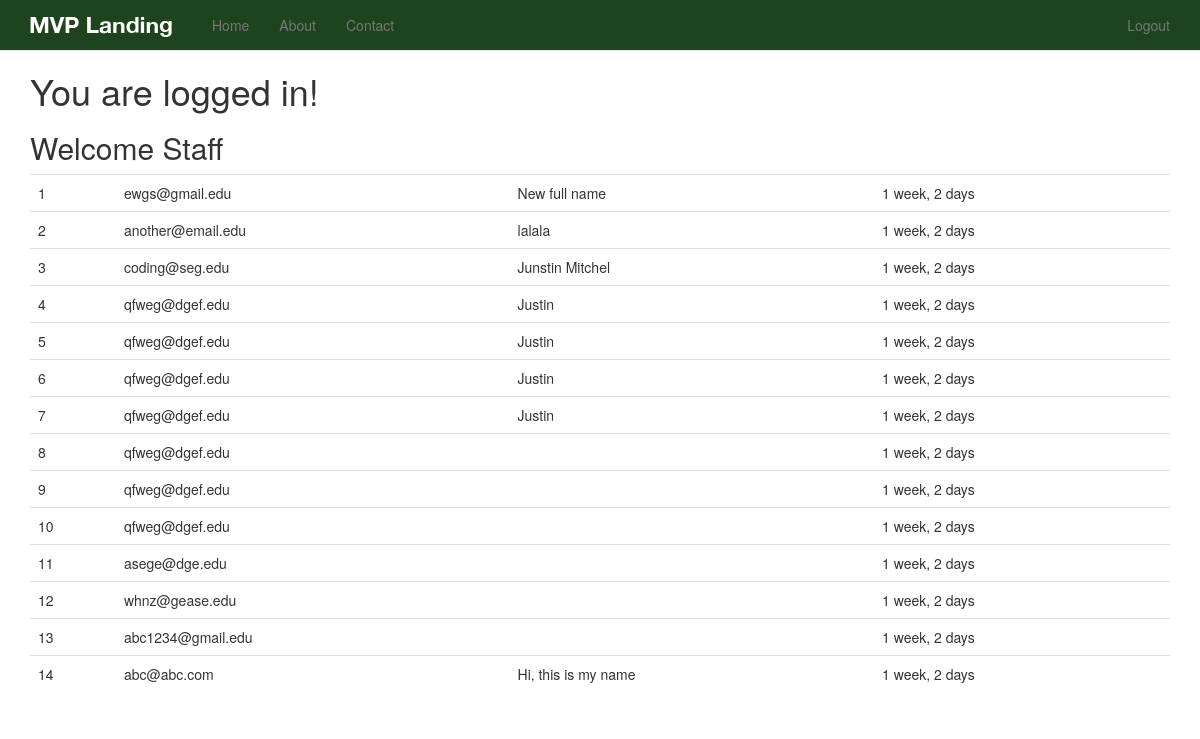
The app's page / (signed in) with its own data.
### newsletter/models.py (models this page shows, shortened)
class SignUp(models.Model):
	email = models.EmailField()
	full_name = models.CharField(max_length = 120, blank=True, null=True)
	timestamp = models.DateTimeField(auto_now_add=True, auto_now=False)
	updated = models.DateTimeField(auto_now_add=False, auto_now=True)

### newsletter/views.py (the view, shortened to what this page needs)
# urls.py: 2. Add a URL to urlpatterns:  url(r'^$', views.home, name='home')
def home(request):
	title = 'Sign Up Now'
	form = SignUpForm(request.POST or None)
	context = {
		"title": title,
		"form": form,
	}
	if request.user.is_authenticated() and request.user.is_staff:
		queryset = SignUp.objects.all().order_by('-timestamp')
		context = {
		 	"queryset": queryset
		}
	return render(request, "home.html", context)

### templates/home.html (shortened to what this page needs)
{% extends "base.html" %}
{% load crispy_forms_tags %}
{% load staticfiles %}
{% block content %}
{% if request.user.is_authenticated %}
<h1> You are logged in!</h1>
	{% if queryset %}
	<h2> Welcome Staff </h2>
	<table class='table'>
		{% for instance in queryset %}
			<tr><td> {{ forloop.counter }} </td> <td >{{ instance.email }}</td>  <td>{{ instance.full_name }} </td> <td>{{ instance.timestamp | timesince }} </td>  </tr>
		{% endfor %}
	</table>
	{% endif %}
{% endif %}
{% endblock %}

### templates/base.html (shortened to what this page needs)
{% load staticfiles %}
<!DOCTYPE html>
<html lang="en">
  <head>
    {% include "head_css.html" %}
  </head>
  <body>
  {% include 'navbar.html' %}
  <div class="container">
    {% block content %}
    {% endblock %}
  </div>
  </body>
</html>

### templates/head_css.html
 {% load staticfiles %}
    <link rel="stylesheet" href="https://maxcdn.bootstrapcdn.com/font-awesome/4.4.0/css/font-awesome.min.css">
    <link href="{% static 'css/bootstrap.min.css' %}" rel="stylesheet">
    <link href="{% static 'css/navbar-static-top.css' %}" rel="stylesheet">
    <link href="{% static 'css/custom.css' %}" rel="stylesheet">

### templates/navbar.html (shortened to what this page needs)
{% load staticfiles %}
<nav class="navbar navbar-default navbar-static-top">
      <div class="container">
        <div class="navbar-header">
          <a class="navbar-brand" href="{% url 'home' %}"><img src="{% static 'img/mvp_landing_logo.png' %}"> </img></a>
        </div>
        <div id="navbar" class="navbar-collapse collapse">
          <ul class="nav navbar-nav">
            <li><a href="{% url 'home' %}">Home</a></li>
            <li><a href="{% url 'about' %}">About</a></li>
            <li><a href="{% url 'contact' %}">Contact</a></li>
          </ul>
          <ul class="nav navbar-nav navbar-right">
          {% if request.user.is_authenticated %}
            <li><a href="{% url 'auth_logout' %}">Logout</a></li>
          {% else %}
            <li><a href="{% url 'registration_register' %}">Register</a></li>
          {% endif %}
          </ul>
        </div>
      </div>
    </nav>

### templates/javascript.html (shortened to what this page needs)
{% load staticfiles %}

### static_in_pro/our_static/css/navbar-static-top.css (style rules this page uses)
body { min-height: 1000px; }
.navbar-static-top { margin-bottom: 19px; background-color: #1D441D; }
.navbar-default .navbar-brand { color: #FFF; }

### records on screen
SignUp: email "ewgs@gmail.edu", full_name "New full name", timestamp "1 week, 2 days"
SignUp: email "another@email.edu", full_name "lalala", timestamp "1 week, 2 days"
SignUp: email "coding@seg.edu", full_name "Junstin Mitchel", timestamp "1 week, 2 days"
SignUp: email "qfweg@dgef.edu", full_name "Justin", timestamp "1 week, 2 days"
SignUp: email "qfweg@dgef.edu", full_name "Justin", timestamp "1 week, 2 days"
SignUp: email "qfweg@dgef.edu", full_name "Justin", timestamp "1 week, 2 days"
SignUp: email "qfweg@dgef.edu", full_name "Justin", timestamp "1 week, 2 days"
SignUp: email "qfweg@dgef.edu", timestamp "1 week, 2 days"
SignUp: email "qfweg@dgef.edu", timestamp "1 week, 2 days"
SignUp: email "qfweg@dgef.edu", timestamp "1 week, 2 days"
SignUp: email "asege@dge.edu", timestamp "1 week, 2 days"
SignUp: email "whnz@gease.edu", timestamp "1 week, 2 days"
SignUp: email "abc1234@gmail.edu", timestamp "1 week, 2 days"
SignUp: email "abc@abc.com", full_name "Hi, this is my name", timestamp "1 week, 2 days"
